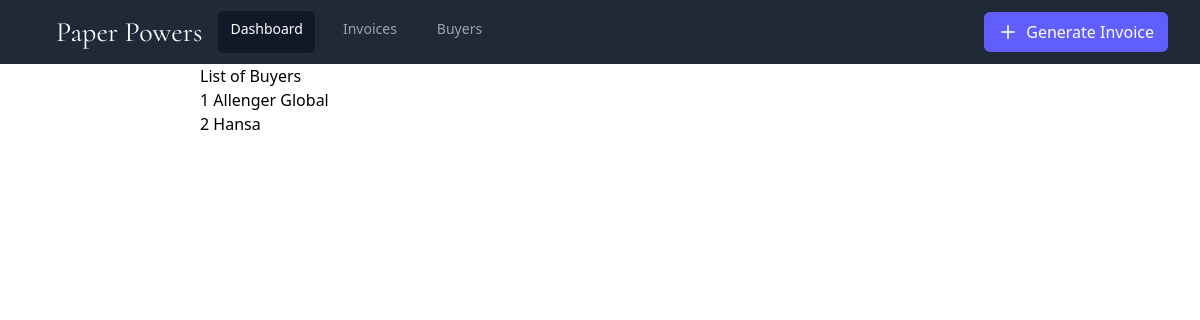
/buyers/, run on an earlier commit of the app's database.
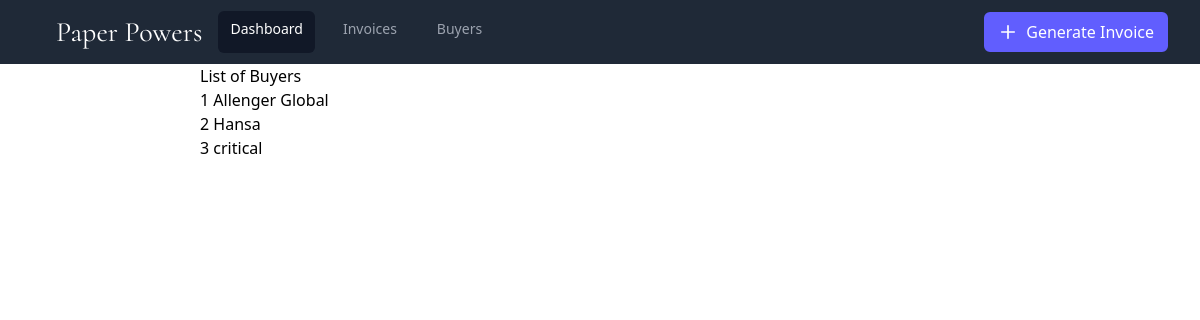
And on a later commit of the database.
### buyer/models.py (models this page shows, shortened)
class Buyer(models.Model):
    buyerID=models.AutoField(primary_key=True)
    name=models.CharField(max_length=64)
    adr=models.CharField(max_length=128)
    state=models.CharField(max_length=32)
    pin=models.IntegerField()
    gst=models.CharField(max_length=15)

### buyer/views.py (the view)
# urls.py: path('',views.buyers, name='buyers'),
def buyers(request):
    buyers=Buyer.objects.all()
    context={
        'buyers':buyers
    }
    return render(request, 'buyers.html',context)

### templates/buyers.html (shortened to what this page needs)
{% extends 'base.html' %}
{% block body %}
<div>
    <h3>List of Buyers</h3>
    {% for buyer in buyers %}
    <p>{{forloop.counter}}  {{buyer.name}}</p>
    {% endfor %}
</div>
{% endblock body %}

What changed in the data, as far as the page shows it:
added Buyer: name "critical"
